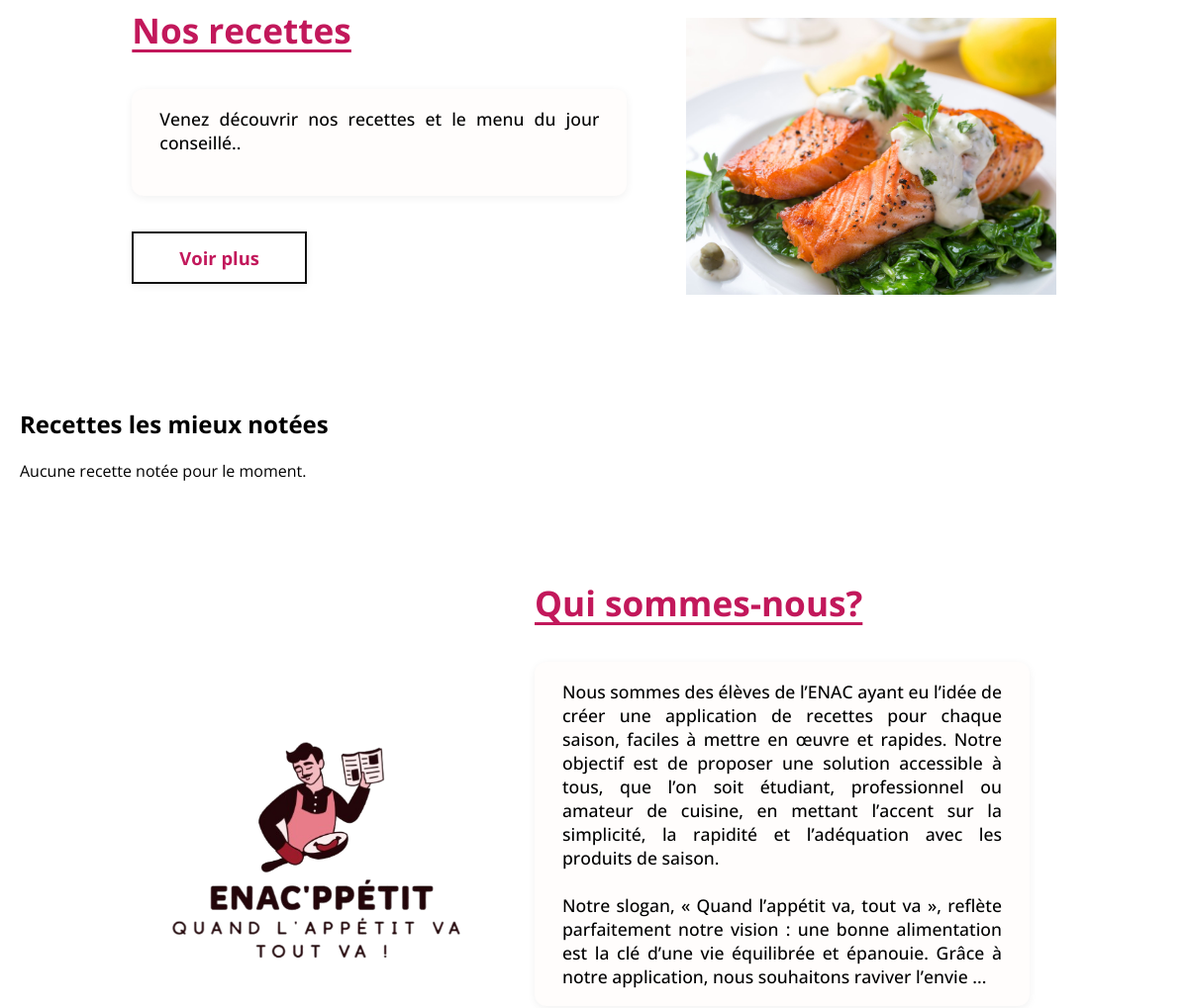
Before: / (middle part) with the older database file.
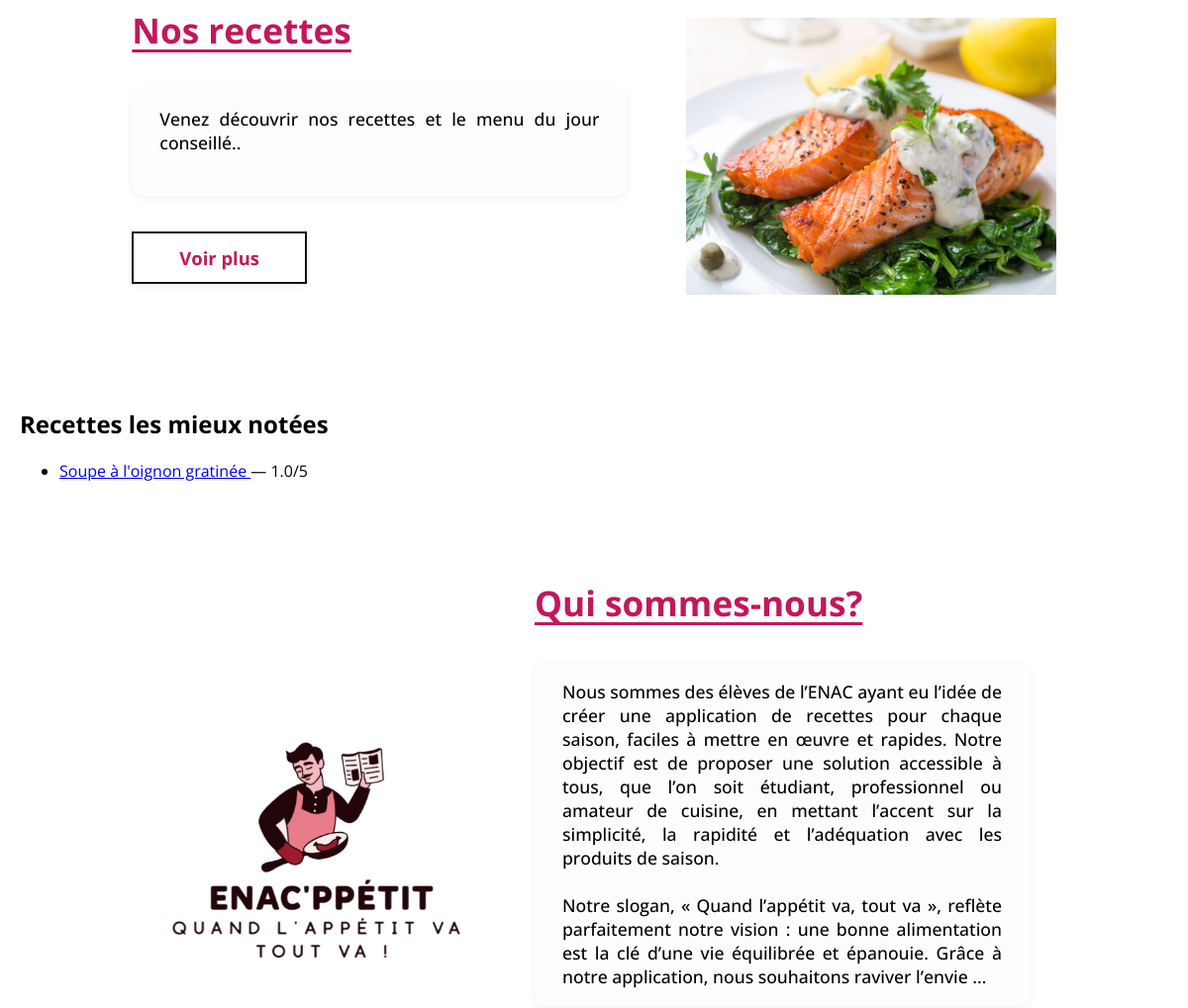
After: the same page with the newer database file.
### tables this page shows
CREATE TABLE Recette (
    Recette_id INTEGER PRIMARY KEY,
    Title TEXT,
    Preptime INTEGER,
    Cooktime INTEGER,
    Category TEXT,
    Saison TEXT,
    Description TEXT,
    Servings INTEGER,
    Image TEXT
);

### app.py (the view)
@app.route('/') #route par défaut
def accueil():
    recipes = get_recipes()
    best_recipes = get_best_rated_recipes(20)
    return render_template('accueil.html', recipes=recipes, best_recipes=best_recipes)

### app.py (called while the page is built)
def get_recipes():
    conn = sqlite3.connect('BDD.db')
    conn.row_factory = sqlite3.Row
    recipes = conn.execute('SELECT * FROM Recette').fetchall()
    conn.close()
    return recipes

def get_best_rated_recipes(limit=20):
    conn = sqlite3.connect('BDD.db')
    conn.row_factory = sqlite3.Row
    recettes = conn.execute("""
        SELECT r.*, AVG(rt.Rating) as moyenne
        FROM Recette r
        JOIN Rating rt ON r.Recette_id = rt.Recette_id
        GROUP BY r.Recette_id
        HAVING COUNT(rt.Rating) > 0
        ORDER BY moyenne DESC, r.Title ASC
        LIMIT ?
    """, (limit,)).fetchall()
    conn.close()
    return recettes

### templates/accueil.html (shortened to what this page needs)
{% extends "base.html" %}
{% block content %}
<div class="bloc-recettes-avec-image">
    <div class="bloc-texte-recettes">
        <h1 class="titre-section centre-titre">Nos recettes</h1>
        <div class="encadre-apropos">
            Venez découvrir nos recettes et le menu du jour conseillé..<br><br>
        </div>
        <div style="margin-top: 8px;">
            <div class="encadre-recettes">
                <a href="{{ url_for('recettes') }}" class="lien-apropos">Voir plus</a>
            </div>
        </div>
    </div>
    <img src="{{ url_for('static', filename='imageacc.jpg') }}" alt="Recette" class="image-recette-droite">
</div>
<br>
<h2>Recettes les mieux notées</h2>
{% if best_recipes %}
    <ul>
    {% for recette in best_recipes %}
        <li>
            <a href="{{ url_for('recette', recette_id=recette['Recette_id']) }}">
                {{ recette['Title'] }}
            </a>
            — {{ '%.1f'|format(recette['moyenne']) }}/5
        </li>
    {% endfor %}
    </ul>
{% else %}
    <p>Aucune recette notée pour le moment.</p>
{% endif %}
<br>
<div class="apropos-layout" style="display: flex; align-items: center; justify-content: center; gap: 60px; margin: 60px auto; max-width: 1100px;">
    <img src="{{ url_for('static', filename='enacppetit - Copie.png') }}" alt="Logo ENAC'ppetit" class="apropos-logo-grand">
    <div class="apropos-colonne" style="display: flex; flex-direction: column; align-items: flex-start; min-width: 320px; max-width: 500px;">
        <h1 class="titre-section centre-titre" style="text-align: left; width: 100%; margin-bottom: 18px; margin-top: 0;">Qui sommes-nous?</h1>
        <div class="encadre-apropos">
            Nous sommes des élèves de l’ENAC ayant eu l’idée de créer une application de recettes pour chaque saison, faciles à mettre en œuvre et rapides. Notre objectif est de proposer une solution accessible à tous, que l’on soit étudiant, professionnel ou amateur de cuisine, en mettant l’accent sur la simplicité, la rapidité et l’adéquation avec les produits de saison.
           <br> <br>Notre slogan, « Quand l’appétit va, tout va », reflète parfaitement notre vision : une bonne alimentation est la clé d’une vie équilibrée et épanouie. Grâce à notre application, nous souhaitons raviver l’envie ...
        </div>
    </div>
</div>
{% endblock %}

### templates/base.html (shortened to what this page needs)
<!DOCTYPE html>
<html lang="fr">
<head>
    <link rel="stylesheet" href="{{ url_for('static', filename='style.css') }}">
</head>
<body>
    <div class="content">
        {% block content %}{% endblock %}
    </div>
</body>
</html>

### static/style.css (style rules this page uses)
body { overflow-x: hidden; background: #fff; margin: 0; padding: 0; font-family: 'Open Sans', Arial, sans-serif; }
html { box-sizing: border-box; width: 100vw; overflow-x: hidden; }
*, *::before, *::after { box-sizing: inherit; }
.content { margin-top: 2cm; padding: 20px; font-family: 'Open Sans', Arial, sans-serif; }
.titre-section { color: #c2185b; font-weight: bold; text-decoration: underline; text-decoration-color: #c2185b; text-underline-offset: 6px; font-size: 2.2em; margin-bottom: 18px; margin-top: 40px; }
.encadre-recettes { display: inline-block; background: #fff; border: 2px solid #111; border-radius: 0; padding: 12px 28px; margin: 18px 0 24px 0; box-shadow: 0 2px 8px rgba(0,0,0,0.06); text-align: center; }
.lien-recettes, .lien-apropos { color:#c2185b !important; font-weight: bold; font-size: 1.15em; text-decoration: none !important; background: #fff; padding: 6px 18px; border-radius: 8px; transition: background 0.2s; }
.apropos-layout { display: flex; align-items: center; justify-content: space-between; gap: 32px; margin-bottom: 32px; margin-top: 24px; }
.apropos-colonne { display: flex; flex-direction: column; justify-content: flex-start; flex: 1; gap: 0; }
.apropos-logo-grand { max-width: 320px; height: 320px; object-fit: contain; border: none; border-radius: 0; box-shadow: none; background: none; }
.bloc-recettes-avec-image { display: flex; align-items: center; justify-content: center; gap: 60px; margin: 60px auto; max-width: 1100px; }
.bloc-texte-recettes { display: flex; flex-direction: column; align-items: flex-start; min-width: 320px; max-width: 500px; margin-left: 0; }
.titre-section.centre-titre { text-align: left; width: 100%; margin-bottom: 18px; margin-top: 0; }
.image-recette-droite { max-width: 380px; height: 280px; object-fit: cover; border-radius: 0; margin: 0; }
.encadre-apropos { text-align: justify; margin: 0 auto; width: 100%; background: #fffdfc; border: none; border-radius: 12px; padding: 18px 28px; max-width: 500px; font-size: 1.1em; font-weight: 500; box-shadow: 0 2px 8px rgba(0,0,0,0.06); margin: 18px 10px 10px 0; }

Changed rows visible on the page:
added Recette: Title "Soupe à l'oignon gratinée", moyenne "1.0"
Other visible differences:
text no longer shown: "Aucune recette notée pour le moment."
